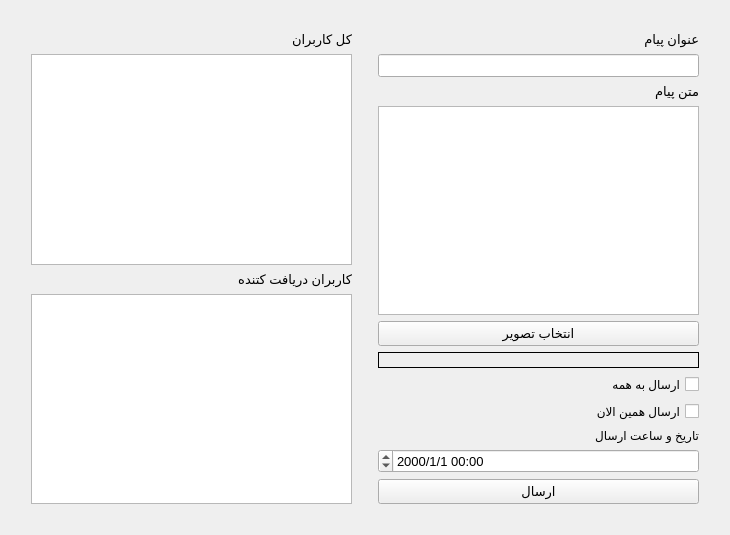
<?xml version="1.0" encoding="UTF-8"?>
<ui version="4.0">
 <class>Form</class>
 <widget class="QWidget" name="Form">
  <property name="geometry">
   <rect>
    <x>0</x>
    <y>0</y>
    <width>730</width>
    <height>535</height>
   </rect>
  </property>
  <property name="windowTitle">
   <string>Form</string>
  </property>
  <property name="layoutDirection">
   <enum>Qt::RightToLeft</enum>
  </property>
  <layout class="QHBoxLayout" name="horizontalLayout_2">
   <item>
    <layout class="QHBoxLayout" name="horizontalLayout" stretch="1,1">
     <property name="leftMargin">
      <number>10</number>
     </property>
     <property name="topMargin">
      <number>10</number>
     </property>
     <property name="rightMargin">
      <number>10</number>
     </property>
     <property name="bottomMargin">
      <number>10</number>
     </property>
     <item>
      <layout class="QVBoxLayout" name="verticalLayout">
       <property name="leftMargin">
        <number>10</number>
       </property>
       <property name="topMargin">
        <number>10</number>
       </property>
       <property name="rightMargin">
        <number>10</number>
       </property>
       <property name="bottomMargin">
        <number>10</number>
       </property>
       <item>
        <widget class="QLabel" name="label">
         <property name="font">
          <font>
           <pointsize>10</pointsize>
          </font>
         </property>
         <property name="text">
          <string>عنوان پیام</string>
         </property>
        </widget>
       </item>
       <item>
        <widget class="QLineEdit" name="txtMessageTitle">
         <property name="font">
          <font>
           <pointsize>10</pointsize>
          </font>
         </property>
        </widget>
       </item>
       <item>
        <widget class="QLabel" name="label_2">
         <property name="font">
          <font>
           <pointsize>10</pointsize>
          </font>
         </property>
         <property name="text">
          <string>متن پیام</string>
         </property>
        </widget>
       </item>
       <item>
        <widget class="QTextEdit" name="txtMessage">
         <property name="font">
          <font>
           <pointsize>10</pointsize>
          </font>
         </property>
        </widget>
       </item>
       <item>
        <widget class="QPushButton" name="btnChoosePicture">
         <property name="font">
          <font>
           <pointsize>10</pointsize>
          </font>
         </property>
         <property name="text">
          <string>انتخاب تصویر</string>
         </property>
        </widget>
       </item>
       <item>
        <widget class="QLabel" name="lblFilename">
         <property name="frameShape">
          <enum>QFrame::Panel</enum>
         </property>
         <property name="text">
          <string/>
         </property>
        </widget>
       </item>
       <item>
        <widget class="QCheckBox" name="chkReciveAll">
         <property name="text">
          <string>ارسال به همه</string>
         </property>
        </widget>
       </item>
       <item>
        <widget class="QCheckBox" name="chkSendNow">
         <property name="text">
          <string>ارسال همین الان</string>
         </property>
        </widget>
       </item>
       <item>
        <widget class="QLabel" name="label_5">
         <property name="text">
          <string>تاریخ و ساعت ارسال</string>
         </property>
        </widget>
       </item>
       <item>
        <widget class="QDateTimeEdit" name="txtSendTime">
         <property name="font">
          <font>
           <pointsize>10</pointsize>
          </font>
         </property>
         <property name="date">
          <date>
           <year>2000</year>
           <month>1</month>
           <day>1</day>
          </date>
         </property>
         <property name="minimumDate">
          <date>
           <year>1753</year>
           <month>1</month>
           <day>1</day>
          </date>
         </property>
         <property name="displayFormat">
          <string>mm:hh M/d/yyyy</string>
         </property>
        </widget>
       </item>
       <item>
        <widget class="QPushButton" name="btnSend">
         <property name="font">
          <font>
           <pointsize>10</pointsize>
          </font>
         </property>
         <property name="text">
          <string>ارسال</string>
         </property>
        </widget>
       </item>
      </layout>
     </item>
     <item>
      <layout class="QVBoxLayout" name="verticalLayout_2">
       <property name="leftMargin">
        <number>10</number>
       </property>
       <property name="topMargin">
        <number>10</number>
       </property>
       <property name="rightMargin">
        <number>10</number>
       </property>
       <property name="bottomMargin">
        <number>10</number>
       </property>
       <item>
        <widget class="QLabel" name="label_4">
         <property name="font">
          <font>
           <pointsize>10</pointsize>
          </font>
         </property>
         <property name="text">
          <string>کل کاربران</string>
         </property>
        </widget>
       </item>
       <item>
        <widget class="QTableWidget" name="tblWholeUsers"/>
       </item>
       <item>
        <widget class="QLabel" name="label_3">
         <property name="font">
          <font>
           <pointsize>10</pointsize>
          </font>
         </property>
         <property name="text">
          <string>کاربران دریافت کتنده</string>
         </property>
        </widget>
       </item>
       <item>
        <widget class="QListWidget" name="lstReciversUsers"/>
       </item>
      </layout>
     </item>
    </layout>
   </item>
  </layout>
 </widget>
 <resources/>
 <connections/>
</ui>
